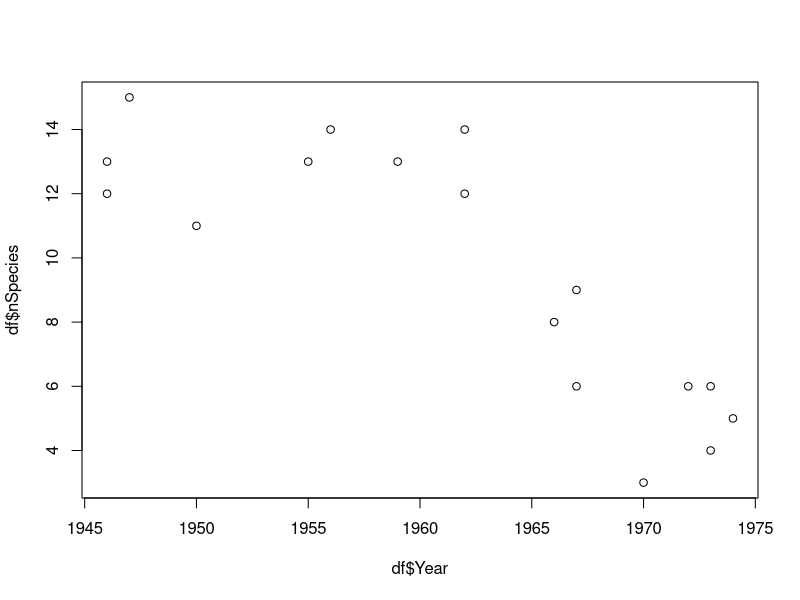
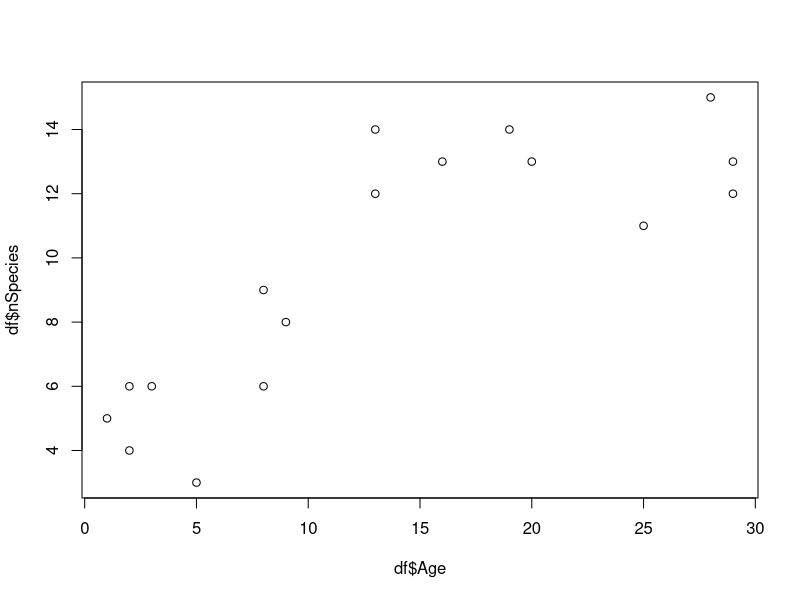

Source code (R) for these figures, in order:
## ---- chunk 1
df <- read.csv("CourseData/suburbanBirds.csv")
## ---- chunk 2
mean(df$nSpecies)
min(df$nSpecies)
max(df$nSpecies)
range(df$nSpecies)
summary(df$nSpecies)
## ---- chunk 3
1975-min(df$Year)
1975-max(df$Year)
## ---- chunk 4
plot(df$Year,df$nSpecies)
## ---- chunk 5
df$Age <- 1975-df$Year
plot(df$Age,df$nSpecies)
